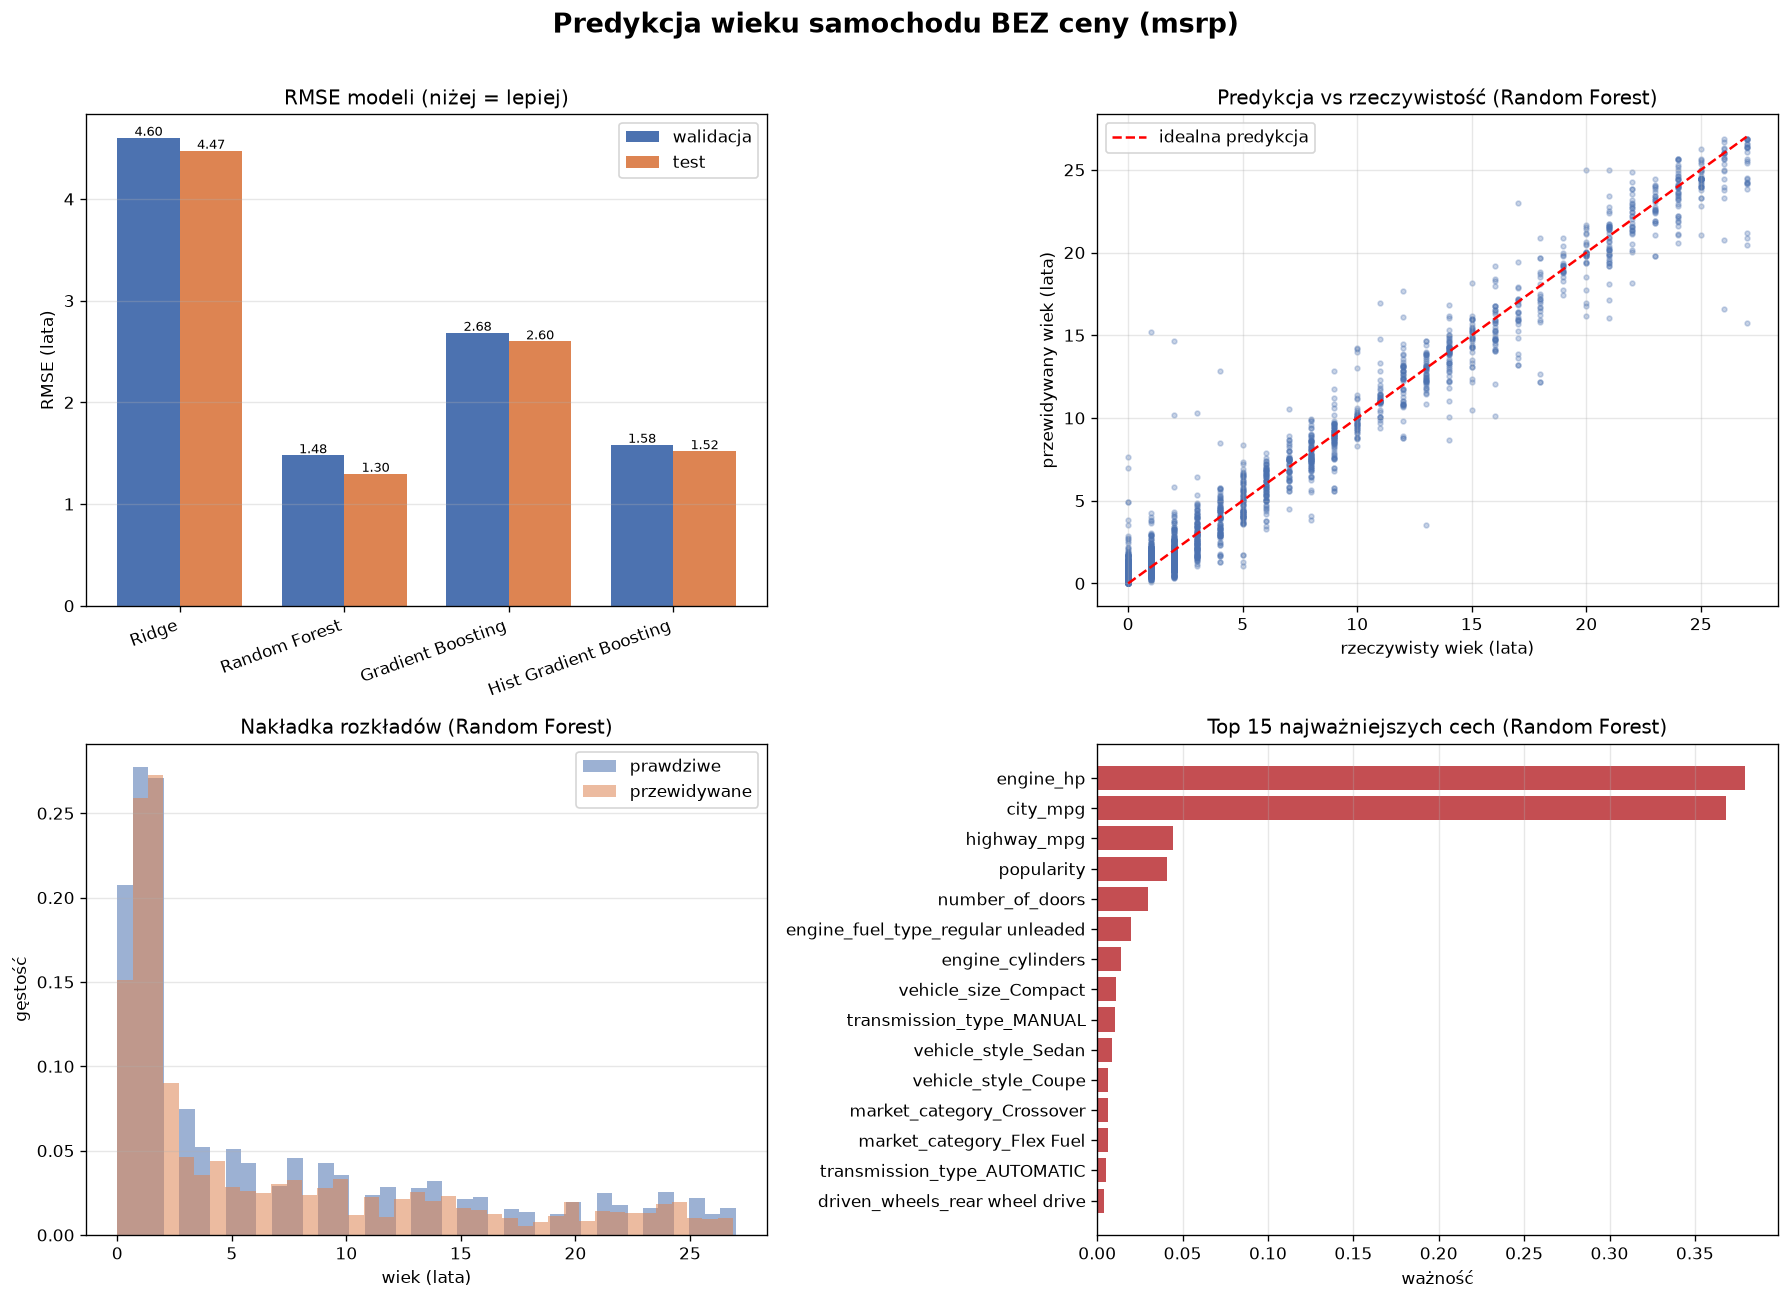

Generate this figure with Python:
"""
Predykcja wieku samochodu BEZ użycia ceny (msrp) + porównanie modeli.

Cel: age (wiek auta), metryka: RMSE.
Cechy: tylko techniczne (bez msrp) - sprawdzamy, jak dobrze da się
przewidzieć wiek bez "podpowiedzi" w postaci ceny.
"""

import numpy as np
import pandas as pd
import matplotlib
matplotlib.use("Agg")
import matplotlib.pyplot as plt

from sklearn.linear_model import Ridge
from sklearn.ensemble import (
    RandomForestRegressor,
    GradientBoostingRegressor,
    HistGradientBoostingRegressor,
)

from car_price_prediction import load_data, split_data, rmse


# cechy numeryczne BEZ msrp
NUMERIC_FEATURES = [
    "engine_hp", "engine_cylinders", "number_of_doors",
    "highway_mpg", "city_mpg", "popularity",
]

CATEGORICAL_COLUMNS = [
    "make", "model", "engine_fuel_type", "transmission_type",
    "driven_wheels", "market_category", "vehicle_size", "vehicle_style",
]


def build_categorical_map(df_train: pd.DataFrame) -> dict:
    categorical = {}
    for c in CATEGORICAL_COLUMNS:
        categorical[c] = list(df_train[c].value_counts().head().index)
    return categorical


def prepare_X(df: pd.DataFrame, categorical: dict) -> np.ndarray:
    df = df.copy()
    features = list(NUMERIC_FEATURES)

    for name, values in categorical.items():
        for value in values:
            col = f"{name}_{value}"
            df[col] = (df[name] == value).astype(int)
            features.append(col)

    df_num = df[features].fillna(0)
    return df_num.values


def main():
    df = load_data("data.csv")
    df_train, df_val, df_test = split_data(df)

    # cel: wiek samochodu
    for d in (df_train, df_val, df_test):
        d["age"] = 2017 - d["year"]

    y_train = df_train["age"].values
    y_val = df_val["age"].values
    y_test = df_test["age"].values

    categorical = build_categorical_map(df_train)

    X_train = prepare_X(df_train, categorical)
    X_val = prepare_X(df_val, categorical)
    X_test = prepare_X(df_test, categorical)

    print("Predykcja wieku BEZ ceny (msrp) - porównanie modeli:")
    print("-" * 70)

    models = {
        "Ridge": Ridge(alpha=1.0),
        "Random Forest": RandomForestRegressor(
            n_estimators=200, random_state=42, n_jobs=-1),
        "Gradient Boosting": GradientBoostingRegressor(
            n_estimators=200, learning_rate=0.1, max_depth=3, random_state=42),
        "Hist Gradient Boosting": HistGradientBoostingRegressor(
            max_iter=300, learning_rate=0.1, random_state=42),
    }

    names, val_scores, test_scores = [], [], []
    preds = {}

    for name, model in models.items():
        model.fit(X_train, y_train)
        p_val = model.predict(X_val)
        p_test = model.predict(X_test)
        names.append(name)
        val_scores.append(rmse(y_val, p_val))
        test_scores.append(rmse(y_test, p_test))
        preds[name] = p_test
        print(f"{name:<24} RMSE(val)={val_scores[-1]:.4f}  "
              f"RMSE(test)={test_scores[-1]:.4f}")

    best_name = names[int(np.argmin(val_scores))]
    best_pred = preds[best_name]
    print(f"\nNajlepszy model: {best_name}")

    # ------------------------------------------------------------------
    # Wykresy
    # ------------------------------------------------------------------
    fig, axes = plt.subplots(2, 2, figsize=(15, 11))
    fig.suptitle("Predykcja wieku samochodu BEZ ceny (msrp)",
                 fontsize=16, fontweight="bold")

    # 1. RMSE słupkowy
    ax = axes[0, 0]
    x = np.arange(len(names))
    w = 0.38
    ax.bar(x - w / 2, val_scores, w, label="walidacja", color="#4C72B0")
    ax.bar(x + w / 2, test_scores, w, label="test", color="#DD8452")
    ax.set_xticks(x)
    ax.set_xticklabels(names, rotation=20, ha="right")
    ax.set_ylabel("RMSE (lata)")
    ax.set_title("RMSE modeli (niżej = lepiej)")
    ax.legend()
    ax.grid(axis="y", alpha=0.3)
    for i, (v, t) in enumerate(zip(val_scores, test_scores)):
        ax.text(i - w / 2, v + 0.02, f"{v:.2f}", ha="center", fontsize=8)
        ax.text(i + w / 2, t + 0.02, f"{t:.2f}", ha="center", fontsize=8)

    # 2. predykcja vs rzeczywistość (najlepszy)
    ax = axes[0, 1]
    ax.scatter(y_test, best_pred, s=8, alpha=0.3, color="#4C72B0")
    lims = [min(y_test.min(), best_pred.min()),
            max(y_test.max(), best_pred.max())]
    ax.plot(lims, lims, "r--", linewidth=1.5, label="idealna predykcja")
    ax.set_xlabel("rzeczywisty wiek (lata)")
    ax.set_ylabel("przewidywany wiek (lata)")
    ax.set_title(f"Predykcja vs rzeczywistość ({best_name})")
    ax.legend()
    ax.grid(alpha=0.3)

    # 3. nakładka rozkładów
    ax = axes[1, 0]
    ax.hist(y_test, bins=40, alpha=0.55, label="prawdziwe",
            color="#4C72B0", density=True)
    ax.hist(best_pred, bins=40, alpha=0.55, label="przewidywane",
            color="#DD8452", density=True)
    ax.set_xlabel("wiek (lata)")
    ax.set_ylabel("gęstość")
    ax.set_title(f"Nakładka rozkładów ({best_name})")
    ax.legend()
    ax.grid(axis="y", alpha=0.3)

    # 4. ważność cech (Random Forest)
    ax = axes[1, 1]
    rf = models["Random Forest"]
    feature_names = (
        list(NUMERIC_FEATURES)
        + [f"{name}_{value}"
           for name, values in categorical.items()
           for value in values]
    )
    importances = rf.feature_importances_
    order = np.argsort(importances)[::-1][:15]
    ax.barh(
        [feature_names[i] for i in order][::-1],
        importances[order][::-1],
        color="#C44E52",
    )
    ax.set_xlabel("ważność")
    ax.set_title("Top 15 najważniejszych cech (Random Forest)")
    ax.grid(axis="x", alpha=0.3)

    plt.tight_layout(rect=[0, 0, 1, 0.97])
    out = "age_no_price.png"
    plt.savefig(out, dpi=120, bbox_inches="tight")
    print(f"\nZapisano wykres: {out}")

    # przykładowa predykcja
    print("\nPrzykład (wiersz 20):")
    print(f"  wiek: przewidywany={best_pred[20]:.1f}  "
          f"rzeczywisty={y_test[20]:.1f}")


if __name__ == "__main__":
    main()
